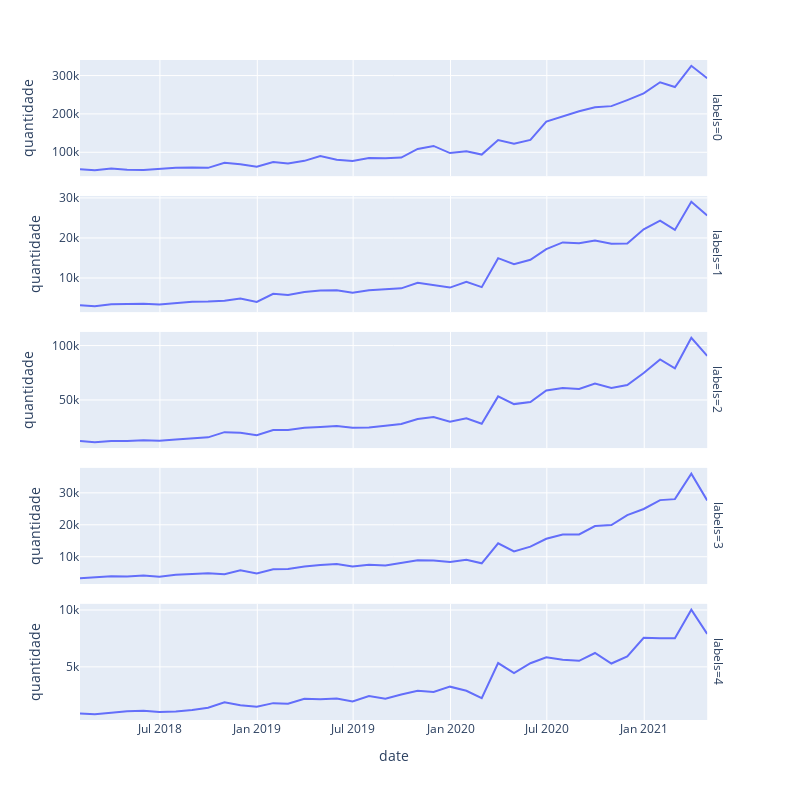

Notebook source saved alongside this figure:
### Code cell
fig = px.line(frequency_per_label_per_month, x='date', y='quantidade', facet_row='labels', height=800, width=800)
fig.update_yaxes(matches=None)
fig
